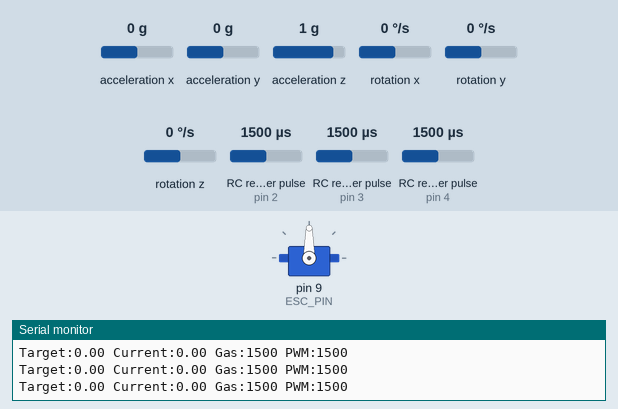
Bench run of a sketch on a simulated Arduino Uno, built with avr-gcc and run on an emulated ATmega328P. Parts: servo, the last lines printed to the serial monitor. Wiring (inferred from the names in the program): 3 × RC receiver channel: data pin 2 / data pin 3 / data pin 4. The inputs (shaded band) are chosen by the test bench; at power-on: RC receiver pulse (sensors on pin 3, pin 2, pin 4) 1500 µs, rotation z 0 °/s, acceleration x 0 g, acceleration y 0 g, acceleration z 1 g, rotation x 0 °/s, rotation y 0 °/s. Random numbers use the default seed unless the sketch sets one.

Above: at 5.7 s.
5.8 s: RC receiver pulse (sensor on pin 3) set to 1980 µs
At 6.63 s:
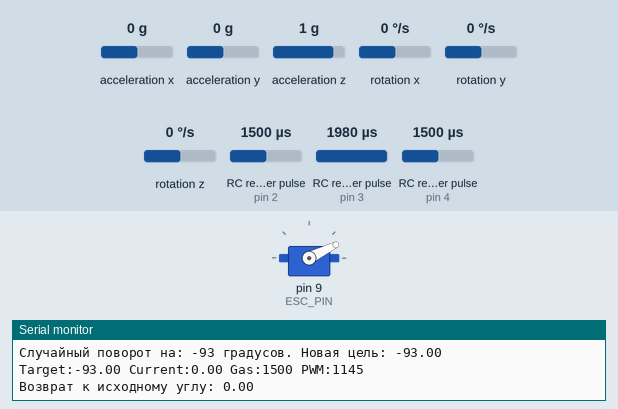
8.8 s: rotation z set to -192 °/s
At 11.7 s:
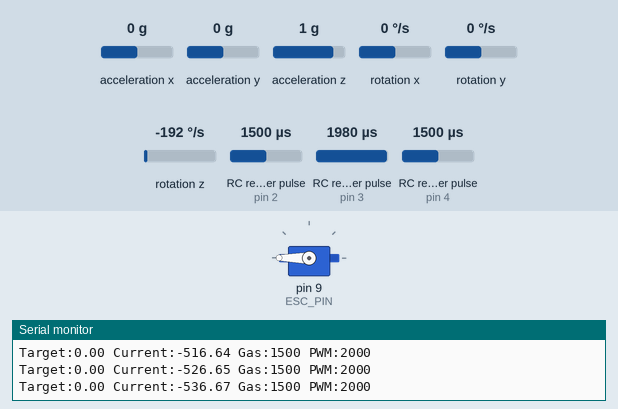
11.8 s: rotation z set to 192 °/s
At 14.2 s:
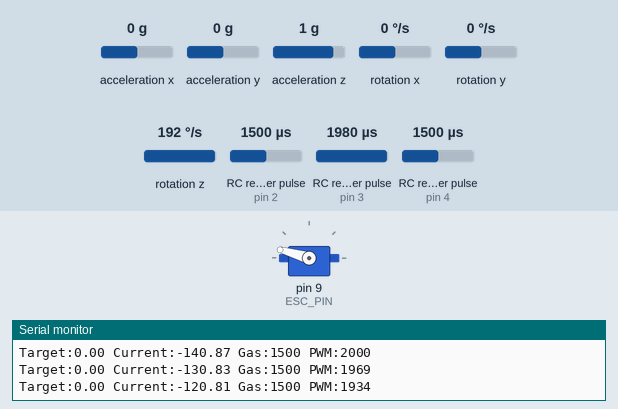
14.8 s: RC receiver pulse (sensor on pin 2) set to 1980 µs
At 16.6 s:
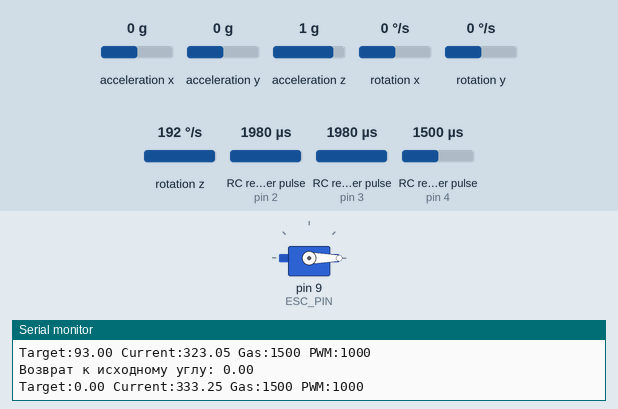
17.8 s: rotation z set to -4 °/s
20.8 s: RC receiver pulse (sensor on pin 4) set to 1020 µs
Timing chart, 0 to 23.3 s (numbered marks = the images above; inputs shaded):
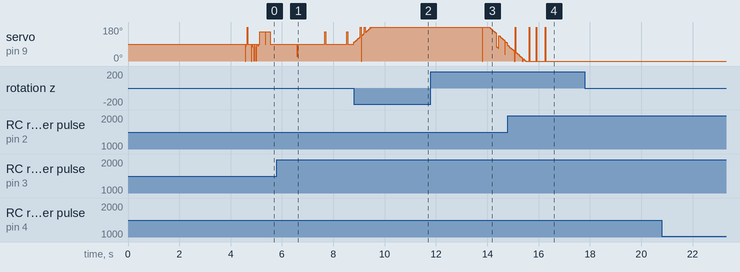

The sketch:

GyroEsc90.ino.ino
```cpp
#include <Wire.h>
#include <Servo.h>
#include <MPU6050_light.h>

// Определение пинов
const byte CH1_PIN = 2;   // Канал 1 (Прерывание) -> Управляет ESC (Газ / Базовое движение)
const byte CH2_PIN = 3;   // Канал 2 (Прерывание) -> Разрешение работы гироскопа
const byte CH3_PIN = 4;   // Канал 4 аппаратуры -> Поворот на 90 градусов (PinChangeInterrupt)
const byte ESC_PIN = 9;   // Пин управления ESC (ШИМ)

const int MOTOR_STOP = 1500;
const int MOTOR_MIN = 1000;
const int MOTOR_MAX = 2000;

// НАСТРОЙКА: Минимальный импульс, при котором мотор РЕАЛЬНО начинает крутиться.
constexpr int ESC_DEADBAND_COMP = 30;

// Коэффициенты PID-регулятора
double Kp = 3.5;
double Ki = 0.5;
double Kd = 0.1;

// Переменные для PID
double targetAngle = 0.0;
double error = 0.0, lastError = 0.0;
double integral = 0.0, derivative = 0.0;
unsigned long lastTime = 0;
unsigned long lastSerialTime = 0;

// Переменные для хранения времени импульса (микросекунды)
volatile unsigned long ch1_start = 0;
volatile int ch1_val = 1500;

volatile unsigned long ch2_start = 0;
volatile int ch2_val = 1500;

volatile unsigned long ch3_start = 0;
volatile int ch3_val = 1000;

bool isGyro = false;
bool isRotated = false;
double preTurnAngle = 0.0;
bool systemReady = false;

MPU6050 mpu(Wire);
Servo esc;

void rx_ch1();
void rx_ch2();
void tracking(int current_gas);

void setup() {
  Serial.begin(115200);

  // Инициализация шины I2C
  Wire.begin();

  // ЗАЩИТА ОТ ЗАВИСАНИЯ: Если MPU6050 не ответит в течение 3000 мкс (из-за помех от мотора),
  // библиотека Wire автоматически сбросит флаг блокировки и продолжит выполнение кода.
  Wire.setWireTimeout(3000, true);

  pinMode(CH1_PIN, INPUT);
  pinMode(CH2_PIN, INPUT);
  pinMode(CH3_PIN, INPUT);

  randomSeed(analogRead(A0));

  esc.attach(ESC_PIN, 1000, 2000);
  esc.writeMicroseconds(MOTOR_STOP);
  delay(2000);

  Serial.println(F("Инициализация MPU6050..."));
  byte status = mpu.begin();
  if (status != 0) {
    Serial.print(F("Ошибка датчика! Статус: "));
    Serial.println(status);
    while (1);
  }

  Serial.println(F("Калибровка гироскопа. НЕ ДВИГАЙТЕ ТЕЛЕЖКУ..."));
  delay(1000);
  mpu.calcOffsets();
  Serial.println(F("Калибровка завершена!"));
  delay(500);

  // Настройка аппаратных прерываний
  attachInterrupt(digitalPinToInterrupt(CH1_PIN), rx_ch1, CHANGE);
  attachInterrupt(digitalPinToInterrupt(CH2_PIN), rx_ch2, CHANGE);

  // Настройка Pin Change Interrupt для D4 (Порт D, PCINT20)
  PCICR |= (1 << PCIE2);
  PCMSK2 |= (1 << PCINT20);

  mpu.update();
  targetAngle = mpu.getAngleZ();

  lastTime = micros();
  systemReady = true;
}

void loop() {
  if (!systemReady) return;

  int channel1, channel2, channel3;

  // Атомарное безопасное копирование данных из прерываний
  noInterrupts();
  channel1 = ch1_val;
  channel2 = ch2_val;
  channel3 = ch3_val;
  interrupts();

  int esc_signal = MOTOR_STOP;

  // РЕЖИМ 1: Ручное управление (Тумблер выключен)
  if (channel2 < 1500) {
    if (isGyro) {
      isGyro = false;
      isRotated = false;
      Serial.println(F("Режим: Ручное управление"));
      integral = 0;
      lastError = 0;
    }

    // Мертвая зона для стика пульта в ручном режиме
    if (channel1 > 1470 && channel1 < 1530) {
      esc_signal = MOTOR_STOP;
    } else {
      esc_signal = constrain(channel1, MOTOR_MIN, MOTOR_MAX);
    }
    esc.writeMicroseconds(esc_signal);

  // РЕЖИМ 2: Стабилизация курса (Тумблер включен)
  } else {
    if (!isGyro) {
      Serial.println(F("Режим: Стабилизация включена"));

      // Сброс таймаутов перед стартом
      if (Wire.getWireTimeoutFlag()) Wire.clearWireTimeoutFlag();

      mpu.update();
      targetAngle = mpu.getAngleZ();
      lastTime = micros();
      isGyro = true;
      isRotated = false;
      integral = 0;
      lastError = 0;
    }

    // Логика триггера случайного поворота на 93 градуса
    if (channel3 > 1550) {
      if (!isRotated) {
        preTurnAngle = targetAngle;
        int direction = (random(0, 2) == 0) ? -93 : 93;
        targetAngle = preTurnAngle + direction;
        isRotated = true;

        Serial.print(F("Случайный поворот на: "));
        Serial.print(direction);
        Serial.print(F(" градусов. Новая цель: "));
        Serial.println(targetAngle);
      }
    } else if (channel3 < 1500) {
      if (isRotated) {
        targetAngle = preTurnAngle;
        isRotated = false;
        Serial.print(F("Возврат к исходному углу: "));
        Serial.println(targetAngle);
      }
    }

    // Передаем текущий газ для смешивания с коррекцией гироскопа
    tracking(MOTOR_STOP);
  }
}

// --- ОБРАБОТЧИКИ ПРЕРЫВАНИЙ (С защитой от ложных срабатываний и дребезга) ---

void rx_ch1() {
  unsigned long current_time = micros();
  if (digitalRead(CH1_PIN) == HIGH) {
    ch1_start = current_time;
  } else {
    if (ch1_start > 0) {
      int pulse_width = current_time - ch1_start;
      if (pulse_width >= 800 && pulse_width <= 2200) {
        ch1_val = pulse_width;
      }
      ch1_start = 0;
    }
  }
}

void rx_ch2() {
  unsigned long current_time = micros();
  if (digitalRead(CH2_PIN) == HIGH) {
    ch2_start = current_time;
  } else {
    if (ch2_start > 0) {
      int pulse_width = current_time - ch2_start;
      if (pulse_width >= 800 && pulse_width <= 2200) {
        ch2_val = pulse_width;
      }
      ch2_start = 0;
    }
  }
}

ISR(PCINT2_vect) {
  unsigned long current_time = micros();
  if (digitalRead(CH3_PIN) == HIGH) {
    ch3_start = current_time;
  } else {
    if (ch3_start > 0) {
      int pulse_width = current_time - ch3_start;
      if (pulse_width >= 800 && pulse_width <= 2200) {
        ch3_val = pulse_width;
      }
      ch3_start = 0;
    }
  }
}

// --- ФУНКЦИЯ АВТОМАТИЧЕСКОГО УДЕРЖАНИЯ КУРСА (PID) ---

void tracking(int current_gas) {
  // Проверка аппаратного сбоя шины I2C
  if (Wire.getWireTimeoutFlag()) {
    Serial.println(F("⚠️ Сбой I2C из-за наводок мотора! Мягкий перезапуск..."));
    Wire.clearWireTimeoutFlag();
    Wire.begin(); // Реанимируем шину
    // На один цикл оставляем газ с пульта без PID-коррекции для безопасности
    esc.writeMicroseconds(current_gas);
    return;
  }

  mpu.update();
  unsigned long currentTime = micros();

  // Переводим dt в секунды
  double dt = (currentTime - lastTime) / 1000000.0;

  // Ограничиваем частоту работы PID до ~200 Гц (раз в 5 миллисекунд)
  if (dt < 0.005) return;
  lastTime = currentTime;

  double currentAngle = mpu.getAngleZ();

  // Защита от получения поврежденных данных (NaN/Inf) во время сбоя
  if (isnan(currentAngle) || isinf(currentAngle)) return;

  error = targetAngle - currentAngle;

  // Улучшенный Anti-windup (интеграл работает только в зоне точного доворота)
  if (abs(error) < 15.0) {
    integral += error * dt;
    double maxIntegralContribution = 150.0 / Ki;
    integral = constrain(integral, -maxIntegralContribution, maxIntegralContribution);
  } else {
    integral = 0; // Отключаем накопление при резком развороте на 93 градуса
  }

  derivative = (error - lastError) / dt;
  lastError = error;

  double controlOutput = (Kp * error) + (Ki * integral) + (Kd * derivative);

  // --- КОМПЕНСАЦИЯ МЕРТВОЙ ЗОНЫ ESC ---
  if (abs(error) > 0.5) {
    if (controlOutput > 0) controlOutput += ESC_DEADBAND_COMP;
    else if (controlOutput < 0) controlOutput -= ESC_DEADBAND_COMP;
  }

  // Расчет отклонения газа от нейтрали (1500)
  int gas_offset = current_gas - MOTOR_STOP;

  // Микширование: Центр + Сигнал Хода + Выход регулятора угла
  int pwmSignal = MOTOR_STOP + gas_offset + (int)controlOutput;
  pwmSignal = constrain(pwmSignal, MOTOR_MIN, MOTOR_MAX);

  esc.writeMicroseconds(pwmSignal);

  // Вывод телеметрии в Serial Monitor / Plotter (частота 20 Гц)
  if (millis() - lastSerialTime > 50) {
    lastSerialTime = millis();
    Serial.print(F("Target:")); Serial.print(targetAngle); Serial.print(F(" "));
    Serial.print(F("Current:")); Serial.print(currentAngle); Serial.print(F(" "));
    Serial.print(F("Gas:")); Serial.print(current_gas); Serial.print(F(" "));
    Serial.print(F("PWM:")); Serial.println(pwmSignal);
  }
}
```
